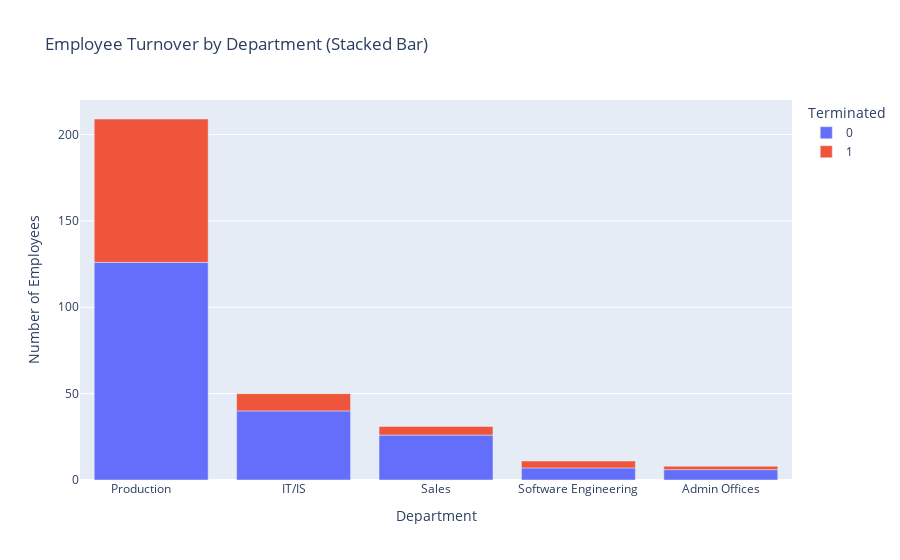

The cell this chart's notebook holds for it:
### Code cell
# Stacked Bar Chart for Turnover by Department
turnover_dept = df.groupby(['Department', 'Termd']).size().unstack().reset_index()

# Sort by 'Terminated' (1) employees
turnover_dept = turnover_dept.sort_values(by=1, ascending=False)

# Create a stacked bar chart:
fig = px.bar(turnover_dept, x='Department', y=[0, 1], title="Employee Turnover by Department (Stacked Bar)",
             labels={'value': 'Number of Employees', 'variable': 'Terminated'})
fig.show()

### Figure 1 — Plotly figure (JSON) as saved in the notebook; plotly's stock layout.template omitted (floating-point values rounded to 4 significant figures)
{"data": [{"hovertemplate": "Terminated=0<br>Department=%{x}<br>Number of Employees=%{y}<extra></extra>", "legendgroup": "0", "marker": {"color": "#636efa", "pattern": {"shape": ""}}, "name": "0", "orientation": "v", "showlegend": true, "textposition": "auto", "type": "bar", "x": ["Production       ", "IT/IS", "Sales", "Software Engineering", "Admin Offices"], "xaxis": "x", "y": [126, 40, 26, 7, 6], "yaxis": "y"}, {"hovertemplate": "Terminated=1<br>Department=%{x}<br>Number of Employees=%{y}<extra></extra>", "legendgroup": "1", "marker": {"color": "#EF553B", "pattern": {"shape": ""}}, "name": "1", "orientation": "v", "showlegend": true, "textposition": "auto", "type": "bar", "x": ["Production       ", "IT/IS", "Sales", "Software Engineering", "Admin Offices"], "xaxis": "x", "y": [83, 10, 5, 4, 2], "yaxis": "y"}], "layout": {"barmode": "relative", "legend": {"title": {"text": "Terminated"}, "tracegroupgap": 0}, "title": {"text": "Employee Turnover by Department (Stacked Bar)"}, "xaxis": {"anchor": "y", "domain": [0, 1], "title": {"text": "Department"}}, "yaxis": {"anchor": "x", "domain": [0, 1], "title": {"text": "Number of Employees"}}}}
